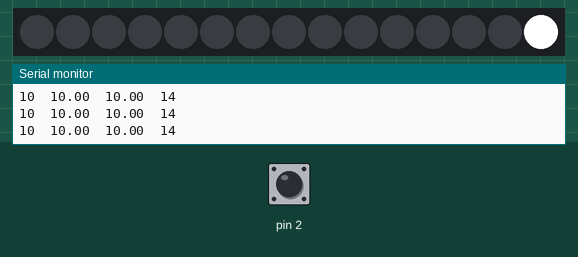
Recording of a sketch running on a simulated Arduino Uno, built with avr-gcc and run on an emulated ATmega328P. Parts: 15 RGB LEDs in strip order, left to right, the last lines printed to the serial monitor. The test bench sets the inputs (shaded band); at power-on: pin 2 HIGH.

Above: at 3.2 s.
3.3 s: pin 2 pulled LOW for 0.15 s
At 4.8 s:
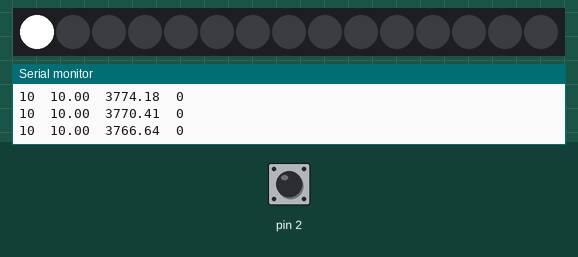
5.1 s: pin 2 pulled LOW for 1 s
At 5.15 s:
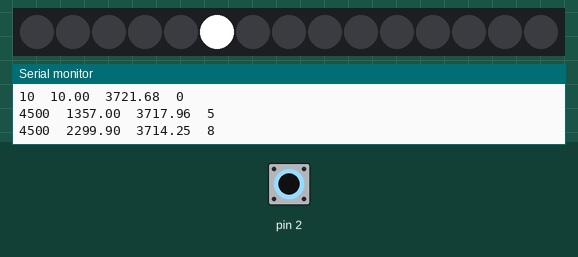
7.6 s: pin 2 pulled LOW for 1 s
At 7.67 s:
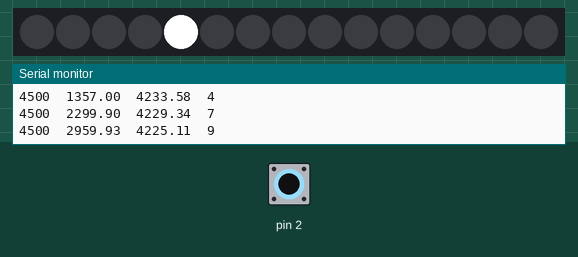
Timing chart, 0 to 10.6 s (numbered marks = the images above; inputs shaded):
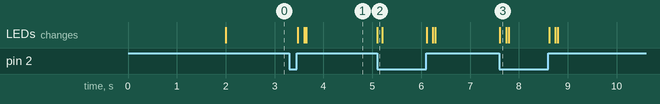

The sketch:

03_touch_and_ledstrip.ino
```cpp
/**
 * Combines the previous two examples. Now, touching the sensor
 * should move the lit up led over the strip.
 */

#include <FastLED.h>
#include <CapacitiveSensor.h>

#define SMOOTH_ALPHA 0.3

float smoothVal = 0; // global for the smoothing function
CapacitiveSensor   cs_4_2 = CapacitiveSensor(4, 2);       // 10M resistor between pins 4 & 2, pin 2 is sensor pin, add a wire and or foil if desired
float maxVal = 0; // variable holding maximum capacitance sensor value

// How many leds are in the strip?
#define NUM_LEDS 15

// Data pin that led data will be written out over
#define DATA_PIN 6

// This is an array of leds.  One item for each led in your strip.
CRGB leds[NUM_LEDS];


// This function sets up the ledsand tells the controller about them
void setup() {
  // sanity check delay - allows reprogramming if accidently blowing power w/leds
  delay(2000);
  FastLED.addLeds<WS2813, DATA_PIN, GRB>(leds, NUM_LEDS);
  cs_4_2.set_CS_Timeout_Millis(100);
  Serial.begin(9600);
}

// This function runs over and over, and is where you do the magic to light
// your leds.
void loop() {
  long start = millis();
  long val =  cs_4_2.capacitiveSensor(30);

//  Serial.print(millis() - start);        // check on performance in milliseconds
//  Serial.print("\t");                    // tab character for debug windown spacing

  float smoothed = smooth(val);
  Serial.print(val);                  // print sensor output 1
  Serial.print("\t");
  Serial.print(smoothed);            // print smoothed value
  Serial.print("\t");

  if ( smoothed > maxVal ) {
    maxVal = smoothed; // remember the highest value
  }

  int currLed = map( smoothed, 0, maxVal, 0, NUM_LEDS -1 ); // calculate which led should light up
  Serial.print(maxVal);
  Serial.print("\t");
  Serial.println(currLed);


  for (int whiteLed = 0; whiteLed < NUM_LEDS; whiteLed = whiteLed + 1) {
    if ( currLed == whiteLed ) {
      leds[whiteLed] = CRGB::White;
    } else {
      leds[whiteLed] = CRGB::Black;
    }
  }

  FastLED.show();
  maxVal *= 0.999; // slowly decrease the highest value
  delay(20);

}

// returns the value smoothed with an exponential filter
float smooth(long rawVal) {
  smoothVal = ((float)rawVal * SMOOTH_ALPHA) + (smoothVal * (1 - SMOOTH_ALPHA));
  return smoothVal;
}
```

Measured:
- after the input at 3.3 s, the LEDs: first change after 0.18 s (image 1 shows a later state)
- after the input at 5.1 s, the LEDs: change at once (image 2)
- after the input at 7.6 s, the LEDs: change at once (image 3)
